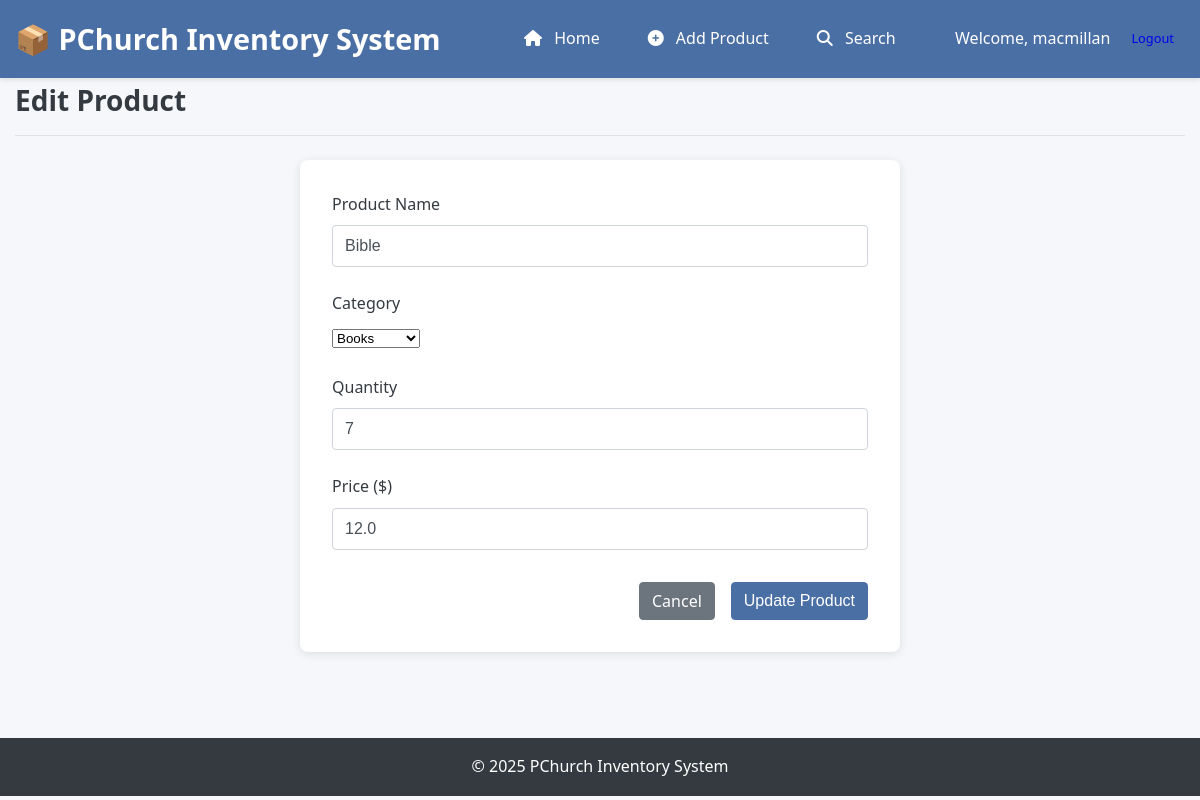
Screenshot of /edit/1 (signed in) with the database file from the repository.
### app/models.py (models this page shows, shortened)
class User(UserMixin, db.Model):
    __tablename__ = "users"
    id = db.Column(db.Integer, primary_key=True)
    username = db.Column(db.String(80), unique=True, nullable=False)
    password_hash = db.Column(db.String(256), nullable=False)
    @classmethod
    def get_by_id(cls, user_id):
        return cls.query.get(str(user_id))

class Product(db.Model):
    __tablename__ = "products"
    CATEGORIES = ["Electronics", "Clothing", "Food", "Books", "Other"]
    id = db.Column(db.Integer, primary_key=True)
    name = db.Column(db.String(100), nullable=False)
    quantity = db.Column(db.Integer, nullable=False)
    price = db.Column(db.Float, nullable=False)
    category = db.Column(db.String(50), nullable=False, default="Other")
    @classmethod
    def get_by_id(cls, id):
        return cls.query.get(str(id))

### app/routes.py (the view, shortened to what this page needs)
@app.route("/edit/<id>", methods=["GET", "POST"])
@login_required
def edit_product(id):
    product = Product.get_by_id(id)
    if not product:
        flash("Product not found!", "danger")
        return redirect(url_for("index"))
    return render_template("edit.html", product=product, categories=Product.CATEGORIES)

### app/__init__.py (called while the page is built)
@login_manager.user_loader
def load_user(user_id):
    from app.models import User
    return User.get_by_id(user_id)

### app/templates/edit.html (shortened to what this page needs)
{% extends 'base.html' %}
{% block content %}
<section class="page-header">
    <h2>Edit Product</h2>
</section>
<div class="form-container">
    <form method="POST" action="{{ url_for('edit_product', id=product.id) }}">
        <div class="form-group">
            <label for="name">Product Name</label>
            <input type="text" id="name" name="name" value="{{ product.name }}" required>
        </div>
        <div class="form-group">
            <label for="category">Category</label>
            <select id="category" name="category" required>
                {% for category in categories %}
                <option value="{{ category }}" {% if product.category == category %}selected{% endif %}>
                    {{ category }}
                </option>
                {% endfor %}
            </select>
        </div>
        <div class="form-group">
            <label for="quantity">Quantity</label>
            <input type="number" id="quantity" name="quantity" min="0" value="{{ product.quantity }}" required>
        </div>
        <div class="form-group">
            <label for="price">Price ($)</label>
            <input type="number" id="price" name="price" min="0" step="0.01" value="{{ product.price }}" required>
        </div>
        <div class="form-actions">
            <a href="{{ url_for('index') }}" class="btn btn-secondary">Cancel</a>
            <button type="submit" class="btn btn-primary">Update Product</button>
        </div>
    </form>
</div>
{% endblock %}

### app/templates/base.html (shortened to what this page needs)
<!DOCTYPE html>
<html lang="en">
<head>
    <link rel="stylesheet" href="{{ url_for('static', filename='style.css') }}">
    <link rel="stylesheet" href="https://cdnjs.cloudflare.com/ajax/libs/font-awesome/6.4.0/css/all.min.css">
</head>
<body>
    <header>
        <div class="container">
            <h1>📦 PChurch Inventory System</h1>
            <nav>
                <ul>
                    <li><a href="{{ url_for('index') }}" {% if request.path == url_for('index') %}class="active"{% endif %}>
                        <i class="fas fa-home"></i> Home
                    </a></li>
                    <li><a href="{{ url_for('add_product') }}" {% if request.path == url_for('add_product') %}class="active"{% endif %}>
                        <i class="fas fa-plus-circle"></i> Add Product
                    </a></li>
                    <li><a href="{{ url_for('search') }}" {% if request.path == url_for('search') %}class="active"{% endif %}>
                        <i class="fas fa-search"></i> Search
                    </a></li>
                </ul>
            </nav>
            <div class="user-menu">
                {% if current_user.is_authenticated %}
                <span>Welcome, {{ current_user.username }}</span>
                <a href="{{ url_for('logout') }}" class="btn btn-small">Logout</a>
                {% endif %}
            </div>
        </div>
    </header>
    <main class="container">
        {% block content %}{% endblock %}
    </main>
    <footer>
        <div class="container">
            <p>&copy; 2025 PChurch Inventory System</p>
        </div>
    </footer>
</body>
</html>

### app/static/style.css (style rules this page uses)
:root { --primary-color: #4a6fa5; --secondary-color: #6c757d; --success-color: #28a745; --danger-color: #dc3545; --warning-color: #ffc107; --info-color: #17a2b8; --light-color: #f8f9fa; --dark-color: #343a40; --border-color: #dee2e6; --shadow-color: rgba(0, 0, 0, 0.1); }
* { margin: 0; padding: 0; box-sizing: border-box; }
body { font-family: 'Segoe UI', Tahoma, Geneva, Verdana, sans-serif; line-height: 1.6; color: #333; background-color: #f5f7fa; }
.container { width: 100%; max-width: 1200px; margin: 0 auto; padding: 0 15px; }
header { background-color: var(--primary-color); color: white; padding: 1rem 0; box-shadow: 0 2px 5px var(--shadow-color); }
header .container { display: flex; justify-content: space-between; align-items: center; }
header h1 { font-size: 1.8rem; font-weight: 600; }
nav ul { display: flex; list-style: none; }
nav ul li { margin-left: 1.5rem; }
nav ul li a { color: white; text-decoration: none; padding: 0.5rem 0.75rem; border-radius: 4px; transition: background-color 0.3s; }
nav ul li a i { margin-right: 0.5rem; }
main { padding: 2rem 0; min-height: calc(100vh - 140px); }
.page-header { display: flex; justify-content: space-between; align-items: center; margin-bottom: 1.5rem; padding-bottom: 0.75rem; border-bottom: 1px solid var(--border-color); }
.page-header h2 { font-size: 1.75rem; color: var(--dark-color); }
.btn { display: inline-block; font-weight: 400; text-align: center; white-space: nowrap; vertical-align: middle; user-select: none; border: 1px solid transparent; padding: 0.375rem 0.75rem; font-size: 1rem; line-height: 1.5; border-radius: 0.25rem; transition: all 0.15s ease-in-out; cursor: pointer; text-decoration: none; }
.btn-primary { color: #fff; background-color: var(--primary-color); border-color: var(--primary-color); }
.btn-secondary { color: #fff; background-color: var(--secondary-color); border-color: var(--secondary-color); }
.form-container { max-width: 600px; margin: 0 auto; background-color: white; padding: 2rem; border-radius: 8px; box-shadow: 0 2px 10px var(--shadow-color); }
.form-group { margin-bottom: 1.5rem; }
.form-group label { display: block; margin-bottom: 0.5rem; font-weight: 500; color: var(--dark-color); }
.form-group input { display: block; width: 100%; padding: 0.5rem 0.75rem; font-size: 1rem; line-height: 1.5; color: #495057; background-color: #fff; background-clip: padding-box; border: 1px solid #ced4da; border-radius: 0.25rem; transition: border-color 0.15s ease-in-out, box-shadow 0.15s ease-in-out; }
.form-actions { display: flex; justify-content: flex-end; gap: 1rem; margin-top: 2rem; }
footer { background-color: var(--dark-color); color: white; padding: 1rem 0; text-align: center; }
.user-menu { display: flex; align-items: center; gap: 10px; }
.btn-small { padding: 5px 10px; font-size: 0.8rem; }

### rows the page displays
User: username "macmillan"
Product: name "Bible", category "Books", quantity "7", price "12.0"
